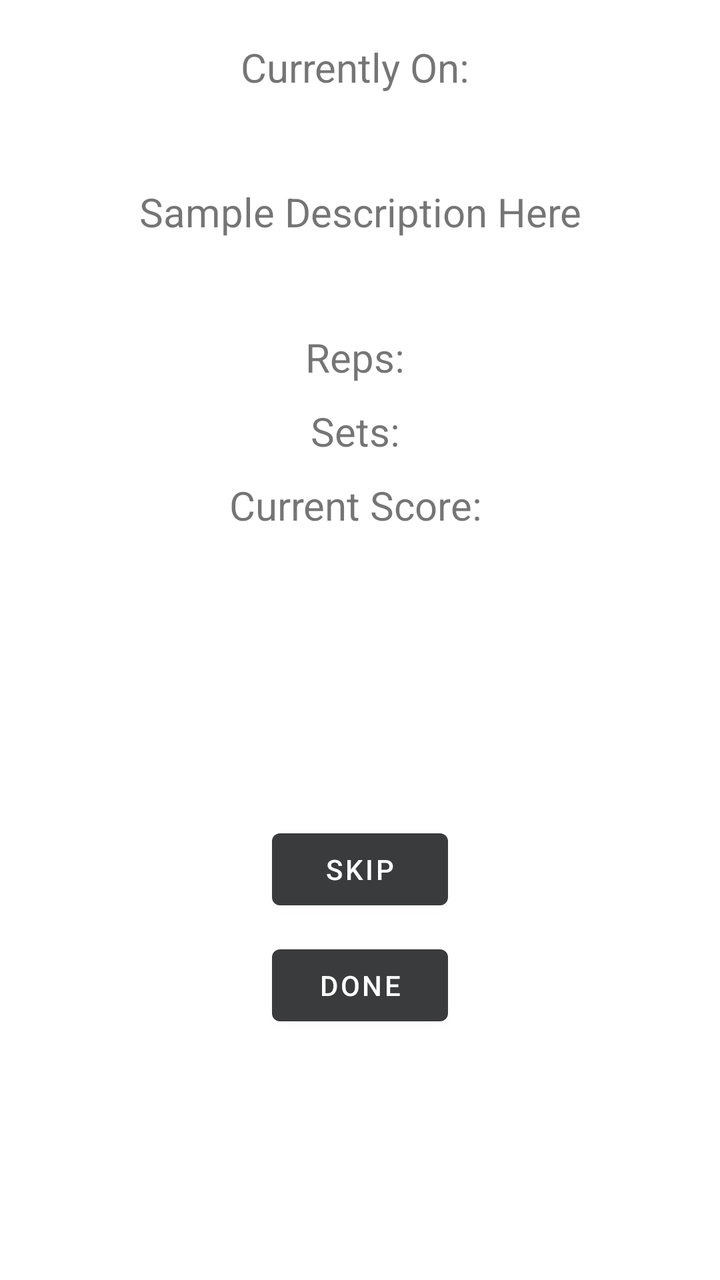
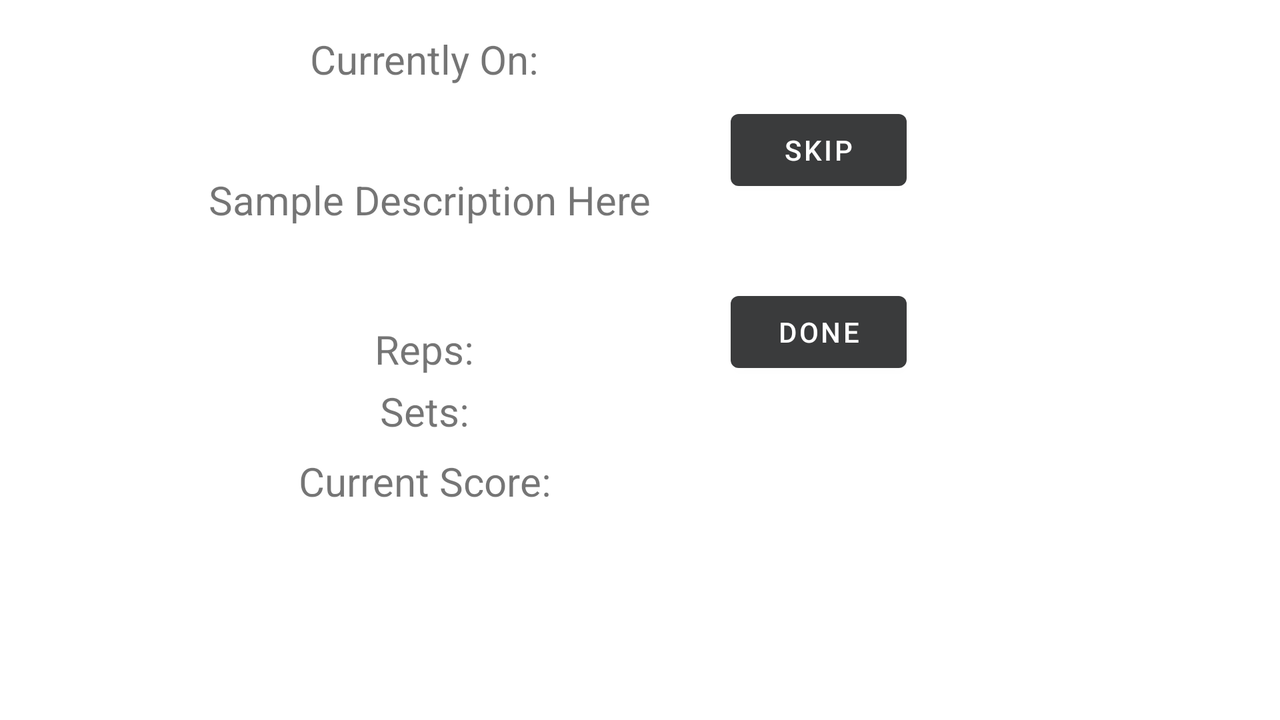

The same Android screen from two of the app's own layout files: first res/layout/ as a phone draws it, then the repository's variant for another configuration, drawn on a device whose configuration selects that folder. Both files follow.
<!-- AndroidManifest.xml: application theme Theme.Workout365 -->
<!-- res/layout/activity_running_routine.xml -->
<?xml version="1.0" encoding="utf-8"?>
<androidx.constraintlayout.widget.ConstraintLayout xmlns:android="http://schemas.android.com/apk/res/android"
    xmlns:app="http://schemas.android.com/apk/res-auto"
    xmlns:tools="http://schemas.android.com/tools"
    android:layout_width="match_parent"
    android:layout_height="match_parent"
    tools:context=".RunningRoutine">


    <TextView
        android:id="@+id/currentScore"
        android:layout_width="wrap_content"
        android:layout_height="wrap_content"
        android:width="230dp"
        android:gravity="center"
        android:text="Current Score: "
        android:layout_marginTop="10dp"
        android:textSize="20sp"
        app:layout_constraintEnd_toEndOf="parent"
        app:layout_constraintStart_toStartOf="parent"
        app:layout_constraintTop_toBottomOf="@+id/currentSets" />

    <TextView
        android:id="@+id/currentlyOn"
        android:layout_width="wrap_content"
        android:layout_height="wrap_content"
        android:layout_marginTop="20dp"
        android:width="230dp"
        android:text="Currently On: "
        android:gravity="center"
        android:textSize="20sp"
        app:layout_constraintEnd_toEndOf="parent"
        app:layout_constraintStart_toStartOf="parent"
        app:layout_constraintTop_toTopOf="parent" />


    <TextView
        android:id="@+id/currentDescription"
        android:layout_width="230dp"
        android:layout_height="wrap_content"
        android:layout_marginTop="10dp"
        android:lines="4"
        android:text="Sample Description Here"
        android:gravity="center"
        android:textSize="20sp"
        app:layout_constraintEnd_toEndOf="parent"
        app:layout_constraintStart_toStartOf="parent"
        app:layout_constraintTop_toBottomOf="@+id/currentlyOn" />


    <TextView
        android:id="@+id/currentReps"
        android:layout_width="wrap_content"
        android:layout_height="wrap_content"
        android:layout_marginTop="10dp"
        android:width="230dp"
        android:text="Reps: "
        android:gravity="center"
        android:textSize="20sp"
        app:layout_constraintEnd_toEndOf="parent"
        app:layout_constraintStart_toStartOf="parent"
        app:layout_constraintTop_toBottomOf="@+id/currentDescription" />


    <TextView
        android:id="@+id/currentSets"
        android:layout_width="wrap_content"
        android:layout_height="wrap_content"
        android:width="230dp"
        android:text="Sets: "
        android:gravity="center"
        android:textSize="20sp"
        android:layout_marginTop="10dp"
        app:layout_constraintEnd_toEndOf="parent"
        app:layout_constraintStart_toStartOf="parent"
        app:layout_constraintTop_toBottomOf="@+id/currentReps" />

    <Button
        android:id="@+id/skipExercise"
        android:layout_width="wrap_content"
        android:layout_height="wrap_content"
        android:onClick="skipExercise"
        android:text="skip"
        app:layout_constraintBottom_toBottomOf="parent"
        app:layout_constraintEnd_toEndOf="parent"
        app:layout_constraintStart_toStartOf="parent"
        app:layout_constraintTop_toBottomOf="@+id/currentSets" />

    <Button
        android:id="@+id/doneExercise"
        android:layout_width="wrap_content"
        android:layout_height="wrap_content"
        android:onClick="calculateScore"
        android:text="Done"
        android:layout_marginTop="10dp"
        app:layout_constraintEnd_toEndOf="parent"
        app:layout_constraintStart_toStartOf="parent"
        app:layout_constraintTop_toBottomOf="@+id/skipExercise" />


</androidx.constraintlayout.widget.ConstraintLayout>
<!-- resources referenced by this layout -->
<resources>
  <style name="Theme.Workout365" parent="Theme.MaterialComponents.DayNight.DarkActionBar">
          
          <item name="colorPrimary">@color/darkgrey</item>
          <item name="colorPrimaryVariant">@color/darkgrey</item>
          <item name="colorOnPrimary">@color/white</item>
          
          <item name="colorSecondary">@color/teal_200</item>
          <item name="colorSecondaryVariant">@color/teal_700</item>
          <item name="colorOnSecondary">@color/black</item>
          
          <item name="android:statusBarColor" tools:targetApi="l">?attr/colorPrimaryVariant</item>
          
      </style>
  <color name="darkgrey">#3A3B3C</color>
  <color name="white">#FFFFFFFF</color>
  <color name="teal_200">#FF03DAC5</color>
  <color name="teal_700">#FF018786</color>
  <color name="black">#FF000000</color>
</resources>
<!-- res/layout-land/activity_running_routine.xml (the repository's variant of the layout above) -->
<!-- drawn on the phone turned sideways -->
<?xml version="1.0" encoding="utf-8"?>
<androidx.constraintlayout.widget.ConstraintLayout xmlns:android="http://schemas.android.com/apk/res/android"
    xmlns:app="http://schemas.android.com/apk/res-auto"
    xmlns:tools="http://schemas.android.com/tools"
    android:layout_width="match_parent"
    android:layout_height="match_parent"
    tools:context=".RunningRoutine">


    <TextView
        android:id="@+id/currentDescription"
        android:layout_width="230dp"
        android:layout_height="wrap_content"
        android:layout_marginTop="8dp"
        android:gravity="center"
        android:lines="4"
        android:text="Sample Description Here"
        android:textSize="20sp"
        app:layout_constraintEnd_toEndOf="parent"
        app:layout_constraintHorizontal_bias="0.243"
        app:layout_constraintStart_toStartOf="parent"
        app:layout_constraintTop_toBottomOf="@+id/currentlyOn" />

    <TextView
        android:id="@+id/currentScore"
        android:layout_width="wrap_content"
        android:layout_height="wrap_content"
        android:layout_marginTop="8dp"
        android:width="230dp"
        android:gravity="center"
        android:text="Current Score: "
        android:textSize="20sp"
        app:layout_constraintEnd_toEndOf="parent"
        app:layout_constraintHorizontal_bias="0.243"
        app:layout_constraintStart_toStartOf="parent"
        app:layout_constraintTop_toBottomOf="@+id/currentSets" />

    <TextView
        android:id="@+id/currentSets"
        android:layout_width="wrap_content"
        android:layout_height="wrap_content"
        android:layout_marginTop="4dp"
        android:width="230dp"
        android:gravity="center"
        android:text="Sets: "
        android:textSize="20sp"
        app:layout_constraintEnd_toEndOf="parent"
        app:layout_constraintHorizontal_bias="0.243"
        app:layout_constraintStart_toStartOf="parent"
        app:layout_constraintTop_toBottomOf="@+id/currentReps" />

    <TextView
        android:id="@+id/currentlyOn"
        android:layout_width="wrap_content"
        android:layout_height="wrap_content"
        android:layout_marginTop="16dp"
        android:width="230dp"
        android:gravity="center"
        android:text="Currently On: "
        android:textSize="20sp"
        app:layout_constraintEnd_toEndOf="parent"
        app:layout_constraintHorizontal_bias="0.243"
        app:layout_constraintStart_toStartOf="parent"
        app:layout_constraintTop_toTopOf="parent" />

    <TextView
        android:id="@+id/currentReps"
        android:layout_width="wrap_content"
        android:layout_height="wrap_content"
        android:layout_marginTop="12dp"
        android:width="230dp"
        android:gravity="center"
        android:text="Reps: "
        android:textSize="20sp"
        app:layout_constraintEnd_toEndOf="parent"
        app:layout_constraintHorizontal_bias="0.243"
        app:layout_constraintStart_toStartOf="parent"
        app:layout_constraintTop_toBottomOf="@+id/currentDescription" />

    <Button
        android:id="@+id/skipExercise"
        android:layout_width="wrap_content"
        android:layout_height="wrap_content"
        android:onClick="skipExercise"
        android:text="skip"
        app:layout_constraintBottom_toBottomOf="parent"
        app:layout_constraintEnd_toEndOf="parent"
        app:layout_constraintHorizontal_bias="0.662"
        app:layout_constraintStart_toStartOf="parent"
        app:layout_constraintTop_toTopOf="@+id/currentDescription"
        app:layout_constraintVertical_bias="0.0" />

    <Button
        android:id="@+id/doneExercise"
        android:layout_width="wrap_content"
        android:layout_height="wrap_content"
        android:layout_marginTop="20dp"
        android:onClick="calculateScore"
        android:text="Done"
        app:layout_constraintBottom_toBottomOf="@+id/currentSets"
        app:layout_constraintEnd_toEndOf="@+id/skipExercise"
        app:layout_constraintHorizontal_bias="1.0"
        app:layout_constraintStart_toStartOf="parent"
        app:layout_constraintTop_toBottomOf="@+id/skipExercise"
        app:layout_constraintVertical_bias="0.441" />


</androidx.constraintlayout.widget.ConstraintLayout>
